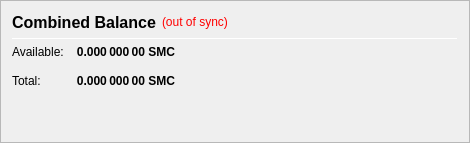
                   <widget class="QFrame" name="frame_CombinedBalances">
                    <property name="minimumSize">
                     <size>
                      <width>470</width>
                      <height>0</height>
                     </size>
                    </property>
                    <property name="frameShape">
                     <enum>QFrame::StyledPanel</enum>
                    </property>
                    <property name="frameShadow">
                     <enum>QFrame::Raised</enum>
                    </property>
                    <layout class="QVBoxLayout" name="verticalLayout_5">
                     <item>
                      <layout class="QHBoxLayout" name="horizontalLayout_5" stretch="0,0,0">
                       <item>
                        <widget class="QLabel" name="label_5z">
                         <property name="minimumSize">
                          <size>
                           <width>0</width>
                           <height>20</height>
                          </size>
                         </property>
                         <property name="font">
                          <font>
                           <pointsize>12</pointsize>
                           <weight>75</weight>
                           <bold>true</bold>
                          </font>
                         </property>
                         <property name="toolTip">
                          <string>Combined Balance (including unconfirmed and immature coins)</string>
                         </property>
                         <property name="text">
                          <string>Combined Balance</string>
                         </property>
                        </widget>
                       </item>
                       <item>
                        <widget class="QLabel" name="labelWalletStatus">
                         <property name="cursor">
                          <cursorShape>WhatsThisCursor</cursorShape>
                         </property>
                         <property name="toolTip">
                          <string>The displayed information may be out of date. Your wallet automatically synchronizes with the SMC network after a connection is established, but this process has not completed yet.</string>
                         </property>
                         <property name="styleSheet">
                          <string notr="true">QLabel { color: red; }</string>
                         </property>
                         <property name="text">
                          <string notr="true">(out of sync)</string>
                         </property>
                         <property name="alignment">
                          <set>Qt::AlignLeading|Qt::AlignLeft|Qt::AlignVCenter</set>
                         </property>
                        </widget>
                       </item>
                       <item>
                        <spacer name="horizontalSpacer_1">
                         <property name="orientation">
                          <enum>Qt::Horizontal</enum>
                         </property>
                         <property name="sizeHint" stdset="0">
                          <size>
                           <width>40</width>
                           <height>20</height>
                          </size>
                         </property>
                        </spacer>
                       </item>
                      </layout>
                     </item>
                     <item>
                      <widget class="Line" name="line_CombinedBalance">
                       <property name="minimumSize">
                        <size>
                         <width>0</width>
                         <height>1</height>
                        </size>
                       </property>
                       <property name="maximumSize">
                        <size>
                         <width>16777215</width>
                         <height>1</height>
                        </size>
                       </property>
                       <property name="orientation">
                        <enum>Qt::Horizontal</enum>
                       </property>
                      </widget>
                     </item>
                     <item>
                      <layout class="QGridLayout" name="gridLayout_3">
                       <property name="spacing">
                        <number>12</number>
                       </property>
                       <item row="1" column="0">
                        <widget class="QLabel" name="labelBalanceTextz">
                         <property name="text">
                          <string>Available:</string>
                         </property>
                        </widget>
                       </item>
                       <item row="1" column="1">
                        <widget class="QLabel" name="labelBalancez">
                         <property name="font">
                          <font>
                           <weight>75</weight>
                           <bold>true</bold>
                          </font>
                         </property>
                         <property name="cursor">
                          <cursorShape>IBeamCursor</cursorShape>
                         </property>
                         <property name="toolTip">
                          <string>Your current spendable balance</string>
                         </property>
                         <property name="text">
                          <string notr="true">0.000 000 00 SMC</string>
                         </property>
                         <property name="alignment">
                          <set>Qt::AlignRight|Qt::AlignTrailing|Qt::AlignVCenter</set>
                         </property>
                         <property name="textInteractionFlags">
                          <set>Qt::LinksAccessibleByMouse|Qt::TextSelectableByKeyboard|Qt::TextSelectableByMouse</set>
                         </property>
                        </widget>
                       </item>
                       <item row="2" column="0">
                        <widget class="QLabel" name="labelTotalTextz">
                         <property name="text">
                          <string>Total:</string>
                         </property>
                        </widget>
                       </item>
                       <item row="2" column="1">
                        <widget class="QLabel" name="labelTotalz">
                         <property name="font">
                          <font>
                           <weight>75</weight>
                           <bold>true</bold>
                          </font>
                         </property>
                         <property name="cursor">
                          <cursorShape>IBeamCursor</cursorShape>
                         </property>
                         <property name="toolTip">
                          <string>Total Balance, including all unavailable coins.</string>
                         </property>
                         <property name="text">
                          <string notr="true">0.000 000 00 SMC</string>
                         </property>
                         <property name="alignment">
                          <set>Qt::AlignRight|Qt::AlignTrailing|Qt::AlignVCenter</set>
                         </property>
                         <property name="textInteractionFlags">
                          <set>Qt::LinksAccessibleByMouse|Qt::TextSelectableByKeyboard|Qt::TextSelectableByMouse</set>
                         </property>
                        </widget>
                       </item>
                       <item row="2" column="3">
                        <spacer name="horizontalSpacer_2">
                         <property name="orientation">
                          <enum>Qt::Horizontal</enum>
                         </property>
                         <property name="sizeHint" stdset="0">
                          <size>
                           <width>40</width>
                           <height>20</height>
                          </size>
                         </property>
                        </spacer>
                       </item>
                      </layout>
                     </item>
                     <item>
                      <spacer name="verticalSpacer_1">
                       <property name="orientation">
                        <enum>Qt::Vertical</enum>
                       </property>
                       <property name="sizeHint" stdset="0">
                        <size>
                         <width>20</width>
                         <height>40</height>
                        </size>
                       </property>
                      </spacer>
                     </item>
                    </layout>
                   </widget>
